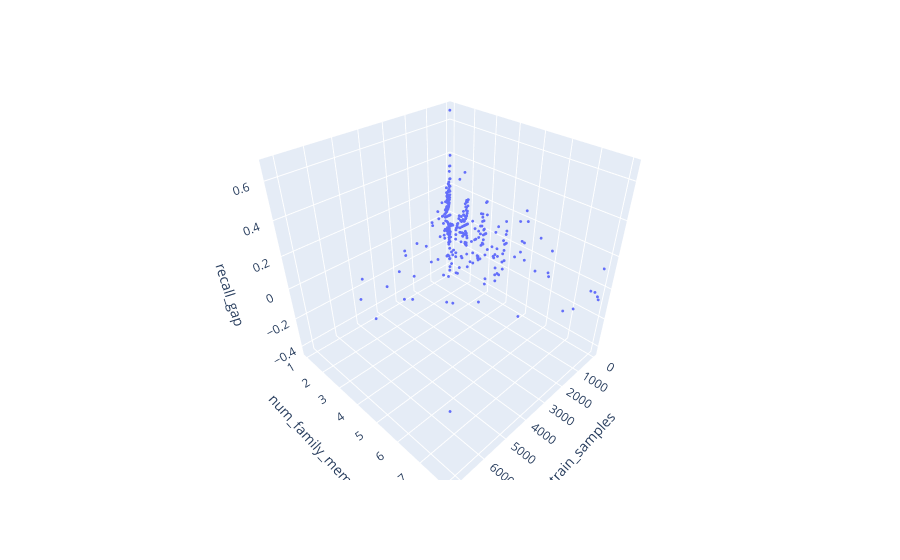

Source (notebook cell):
### Code cell
import plotly.express as px
fig = px.scatter_3d(df3, x='train_samples', y='num_family_member', z='recall_gap')
fig.update_traces(marker_size = 1)

### Figure 1 — Plotly figure (JSON) as saved in the notebook; plotly's stock layout.template omitted (floating-point values rounded to 4 significant figures; data arrays with more than 128 entries replaced by an {"elided": "..."} marker saying what was removed)
{"data": [{"hovertemplate": "train_samples=%{x}<br>num_family_member=%{y}<br>recall_gap=%{z}<extra></extra>", "legendgroup": "", "marker": {"color": "#636efa", "size": 1, "symbol": "circle"}, "mode": "markers", "name": "", "scene": "scene", "showlegend": false, "type": "scatter3d", "x": {"elided": "467 int values"}, "y": {"elided": "467 int values"}, "z": {"elided": "467 float values"}}], "layout": {"legend": {"tracegroupgap": 0}, "margin": {"t": 60}, "scene": {"domain": {"x": [0, 1], "y": [0, 1]}, "xaxis": {"title": {"text": "train_samples"}}, "yaxis": {"title": {"text": "num_family_member"}}, "zaxis": {"title": {"text": "recall_gap"}}}}}
